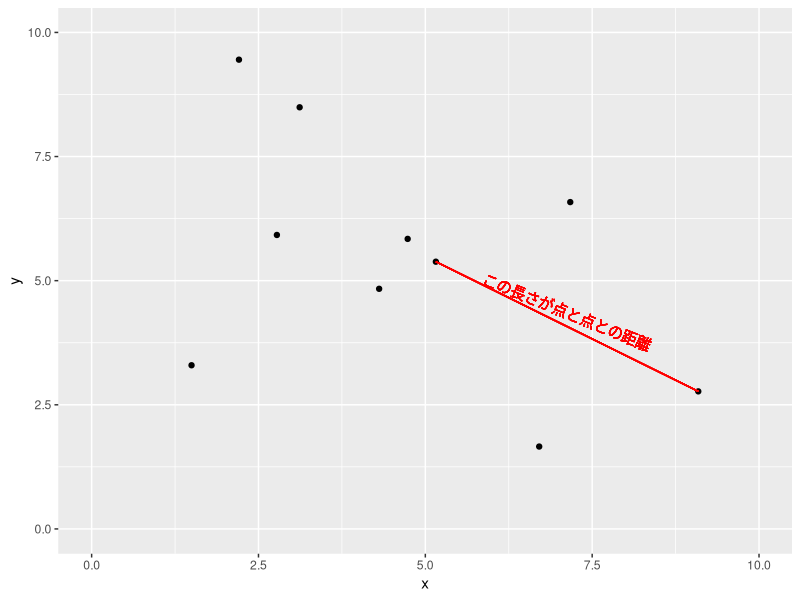
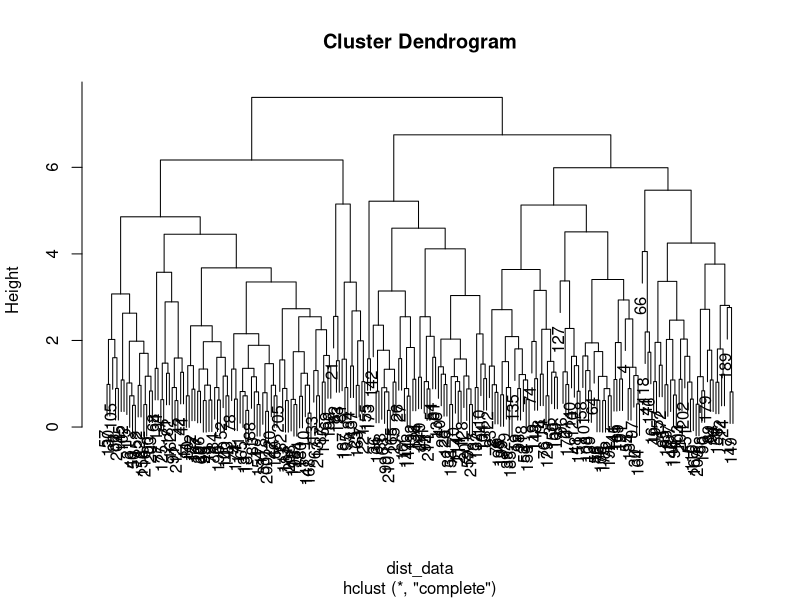
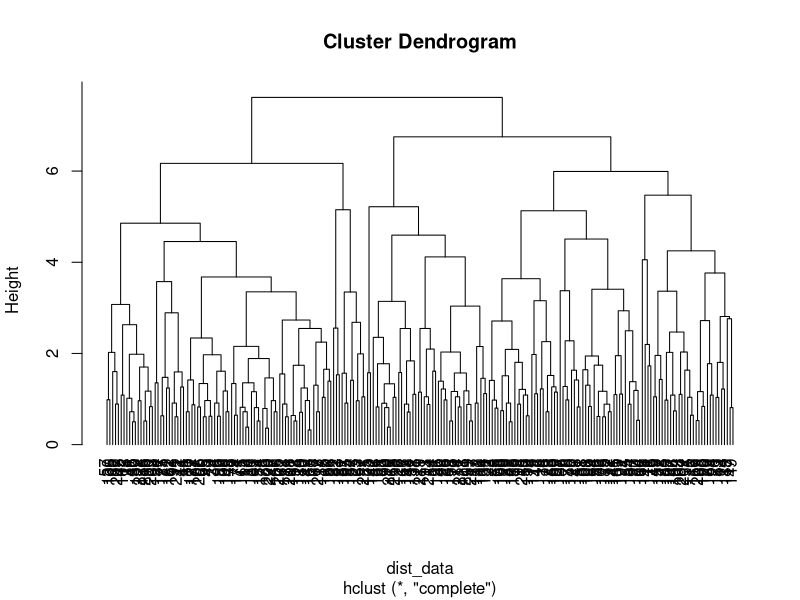
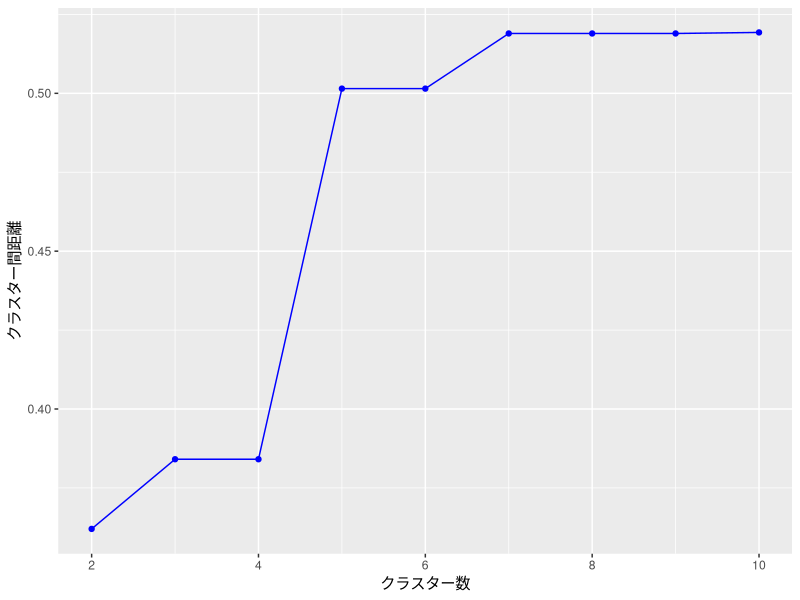
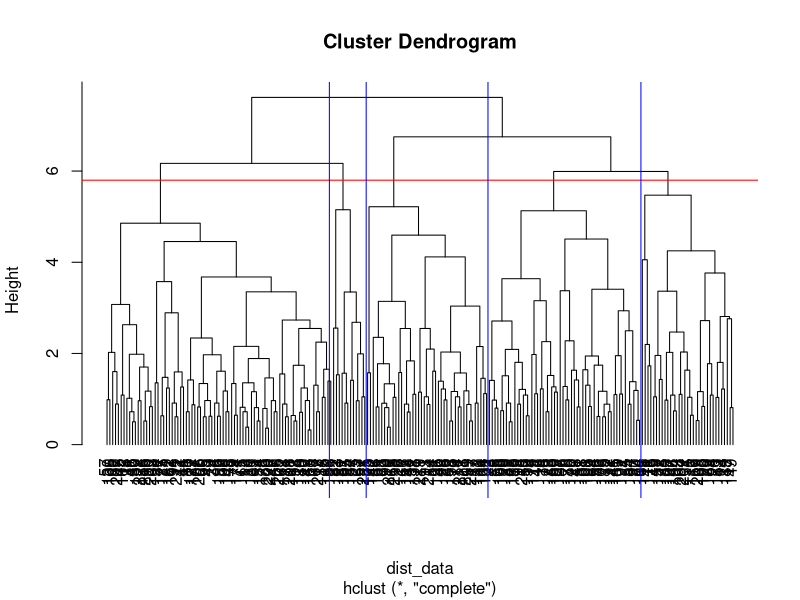
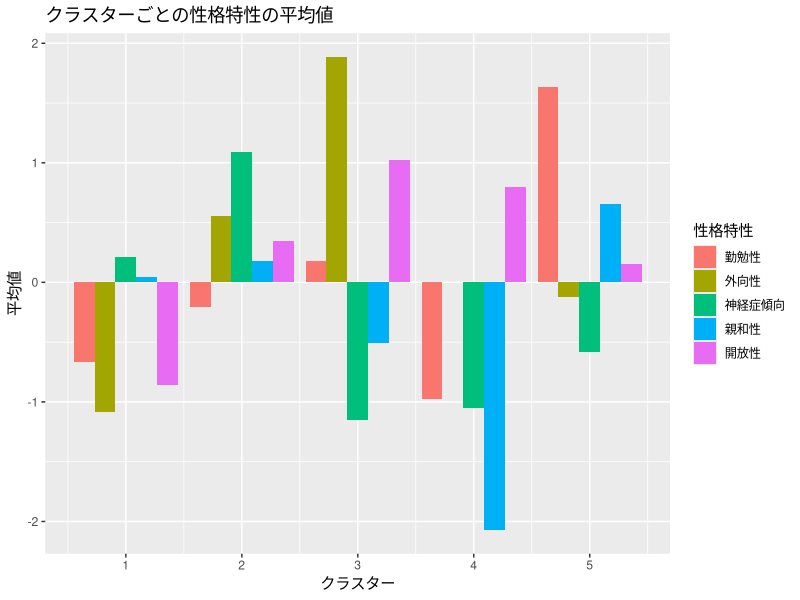
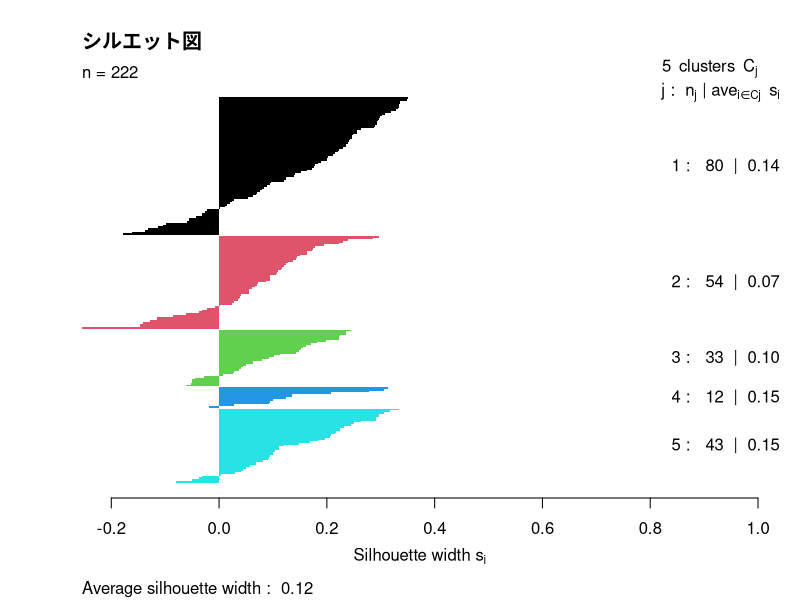

Write the R code that produced these figures, in order.
## ---- chunk 1
knitr::opts_chunk$set(echo = TRUE)
library(tidyverse)
## ---- chunk 2

# ggplotを使って描画
set.seed(322)
x <- truncnorm::rtruncnorm(10, a=1, b=10, mean=5, sd=4)
y <- truncnorm::rtruncnorm(10, a=1, b=10, mean=5, sd=4)
df <- data.frame(x=x, y=y)
ggplot(df, aes(x=x, y=y)) +
  geom_point() + 
  geom_segment(x=x[2], y=y[2], xend=x[1], yend=y[1], col="red") + 
  geom_text(x=(x[1]+x[2])/2, y=(y[1]+y[2])/2+0.3, label="この長さが点と点との距離", col="red",angle=-22.2 )+ # 35度回転させる
  coord_cartesian(xlim=c(0, 10), ylim=c(0, 10))


## ---- chunk 3
# データの読み込み
data <- read_csv("practice/example_14_1.csv")

# データの確認
head(data)
## ---- chunk 4
summary(data)
## ---- chunk 5
head(data[c("外向性", "親和性", "勤勉性", "神経症傾向", "開放性")])
## ---- chunk 6
# データの標準化
data_std <- scale(data[c("外向性", "親和性", "勤勉性", "神経症傾向", "開放性")])

# 距離の計算
dist_data <- dist(data_std)
## ---- chunk 7
print(round(as.matrix(dist_data)[1:5, 1:5],3))
## ---- chunk 8
# 階層的クラスタリング
hc <- hclust(dist_data)

# デンドログラムの描画（hangをデフォルトにした場合）
plot(hc)

# デンドログラムの描画 その2（hangを-1にした場合）
plot(hc, hang=-1)
## ---- chunk 9
# エルボーグラフのプロット
ggplot() +
  geom_point(aes(x=c(2:10), y=hc$height[c(2:10)]), col="blue") +
  geom_line(aes(x=2:10, y=hc$height[c(2:10)]), col="blue") +
  xlab("クラスター数") +   ylab("クラスター間距離")
## ---- chunk 10
plot(hc, hang=-1)
abline(h=5.8, col="red")
# 縦ライン
abline(v=79.5, col="blue")
abline(v=92.5, col="blue")
abline(v=135.5, col="blue")
abline(v=189.5, col="blue")

## ---- chunk 11
# クラスター分け
cluster_res <- cutree(hc, k=5)
print(cluster_res)
## ---- chunk 12
# クラスターの割り当て
data$cluster_res <- cluster_res

# クラスターごとのサンプル数
table(data$cluster_res)
## ---- chunk 13
# 中心化
data_m <- data %>%
  mutate(across(c("外向性", "親和性", "勤勉性", "神経症傾向", "開放性"), ~. - mean(.)))

# 平均算出
data_m %>%
  group_by(cluster_res) %>%
  summarise(across(c("外向性", "親和性", "勤勉性", "神経症傾向", "開放性"), mean))

# ggplotで可視化　グループごとに各性格特性の平均値を棒グラフで表示
data_m %>%
  group_by(cluster_res) %>%
  summarise(across(c("外向性", "親和性", "勤勉性", "神経症傾向", "開放性"), mean)) %>%
  pivot_longer(cols=-cluster_res, names_to="性格特性", values_to="平均値") %>%
  ggplot(aes(x=cluster_res, y=平均値, fill=性格特性)) +
  geom_bar(stat="identity", position="dodge") +
  labs(title="クラスターごとの性格特性の平均値", x="クラスター", y="平均値") 
## ---- chunk 14
library(cluster)
# クラスター分けまですでに済んでいる前提

# シルエット係数の計算
sil <- silhouette(cluster_res, dist_data)

# シルエット図の描画
plot(sil, main = "シルエット図", col = 1:5, border = NA)

## ---- chunk 15
summary(sil)$avg.width
## ---- chunk 16
for(i in 2:10){
  cluster_res <- cutree(hc, k=i)
  sil <- silhouette(cluster_res, dist_data)
  sil_avg <- summary(sil)$avg.width
  cat("クラスタ数:", i, " 平均シルエット幅:", sil_avg, "\n")
}
